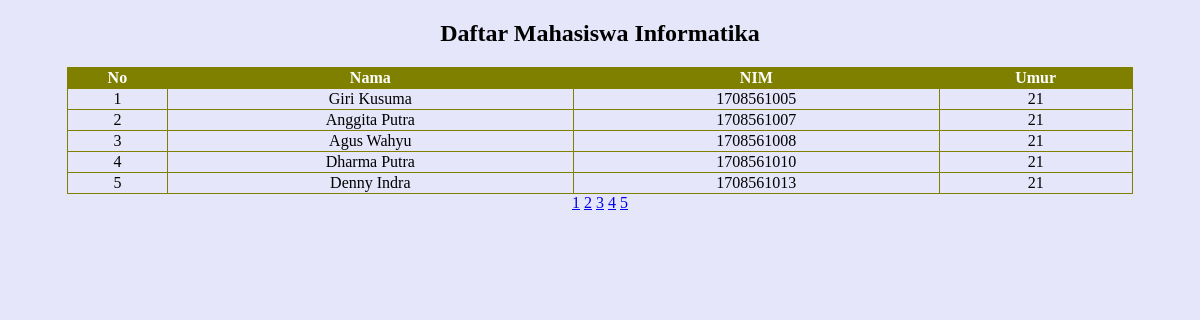
The page / on the database its author committed.
### tables this page shows
CREATE TABLE `mahasiswa` (
  `id` int(11) NOT NULL,
  `name` varchar(100) NOT NULL,
  `nim` varchar(100) NOT NULL,
  `age` int(10) NOT NULL
);

### index.php (the view, shortened to what this page needs)
<?php
    include 'koneksi.php';
?>
<!DOCTYPE html>
<html lang="en">
<head>
</head>
<link rel="stylesheet" type="text/css" href="style.css">
<body>
    <center>
    <h2>Daftar Mahasiswa Informatika</h2>
    <table border="1" class="lihat-tabel">
        <tr>
            <th>No</th>
            <th>Nama</th>
            <th>NIM</th>
            <th>Umur</th>
        </tr>
        <?php
            $halaman = 5;
            $page = isset($_GET["halaman"]) ? (int)$_GET["halaman"] : 1;
            $mulai = ($page>1) ? ($page * $halaman) - $halaman : 0;
            $result = mysqli_query($mysqli, "SELECT * FROM mahasiswa");
            $total = mysqli_num_rows($result);
            $pages = ceil($total/$halaman);
            $query = mysqli_query($mysqli, "SELECT * FROM mahasiswa LIMIT $mulai, $halaman")or die(mysql_error);
            $no =$mulai+1;
            while ($data = mysqli_fetch_assoc($query)) {
        ?>
        <tr>
            <td><?php echo $no++; ?></td>
            <td><?php echo $data['name']; ?></td>
            <td><?php echo $data['nim']; ?></td>
            <td><?php echo $data['age']; ?></td>
        </tr>
        <?php
        }
        ?>
    </table>
    <div class="">
        <?php for ($i=1; $i<=$pages ; $i++){ ?>
            <a href="?halaman=<?php echo $i; ?>"><?php echo $i; ?></a>
        <?php } ?>
    </div>
    </center>
</body>
</html>

### style.css (style rules this page uses)
body { background-color: lavender; }
.lihat-tabel { text-align: center; border-collapse: collapse; height: 60px; border: 1px solid #808000; margin-top: 15px; width: 90%; }
.lihat-tabel th { background: #808000; color: white; }

### rows shown on the page
mahasiswa: name "Giri Kusuma", nim "1708561005", age "21"
mahasiswa: name "Anggita Putra", nim "1708561007", age "21"
mahasiswa: name "Agus Wahyu", nim "1708561008", age "21"
mahasiswa: name "Dharma Putra", nim "1708561010", age "21"
mahasiswa: name "Denny Indra", nim "1708561013", age "21"
